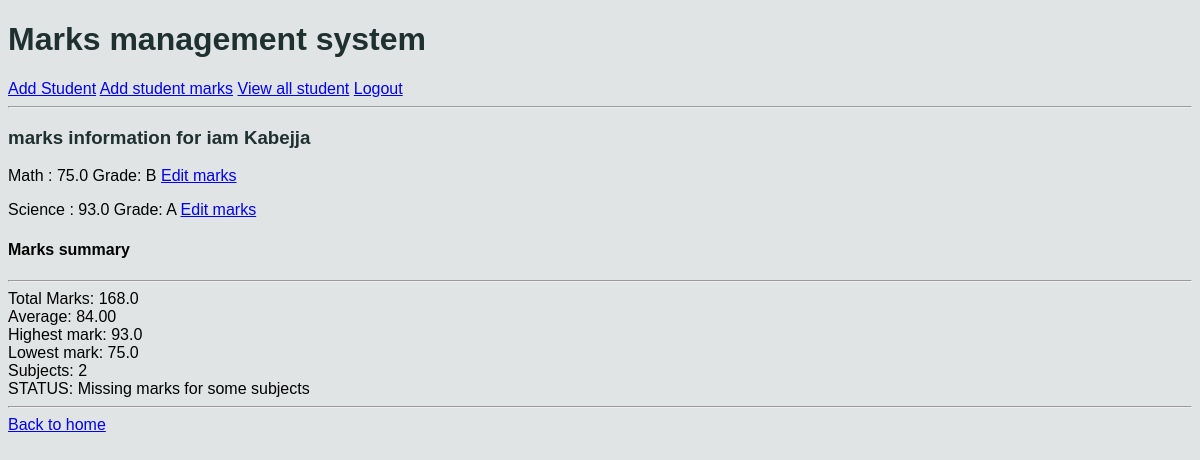
Page /students/student/1/ (signed in) on the committed database.
### students/models.py (models this page shows, shortened)
class Student(db.Model):
    fname = db.CharField(max_length=100)
    lname = db.CharField(max_length=100)
    student_class = db.CharField(max_length=10)
    age = db.IntegerField(max_length=3)
    student_number = db.IntegerField(unique=True)

class Marks(db.Model):
    student = db.ForeignKey(Student, on_delete= db.CASCADE, related_name= "marks")
    subject = db.ForeignKey(Subject, on_delete=db.CASCADE,related_name= "marks")
    score = db.FloatField(max_length= 10,
                          validators=[
                              MinValueValidator(0),
                              MaxValueValidator(100)
                          ])
    class Meta:
        constraints = [
            db.UniqueConstraint(
                fields=["student", "subject"],
                name="unique_st_sub_mark"
            )
        ]

class Subject(db.Model):
    name = db.CharField(max_length=20)

### students/views.py (the view)
# urls.py: path("student/<int:id>/", views.student_info, name="student_details"),
@login_required
@permission_required('students.view_student', raise_exception=True)
def student_info(request,id):
    student = get_object_or_404(Student, id=id)
    marks = student.marks.all()
    results = marks.aggregate(
        average= Avg("score"),
        total= Sum("score"),
        highest= Max("score") ,
        smallest= Min("score"),
        subjects= Count("id")
    )
    context = {
        "student": student,
        "results" : results
    }
    return render(request, "students/student_details.html",context)

### students/templates/students/student_details.html (shortened to what this page needs)
    {% extends "students/base.html" %}
    {% block content %}
    <h3>marks information for {{ student.fname }} {{ student.lname }}</h3>
    {% for mark in student.marks.all %}
        <p>{{ mark.subject.name }} : {{ mark.score }}
            Grade: {% if mark.score >= 80 %} A
            {% elif mark.score >= 75 %} B
            {% elif mark.score >= 65 %} C
            {% elif mark.score >= 60 %} D
            {% elif mark.score >= 50 %} E
            {% elif mark.score < 50 %} B
            {% endif %}
            <a href="{% url 'edit_marks' mark.id %}">Edit marks</a>
        </p>
        {% empty %}
        <p>No marks found for {{ student.fname }}</p>
    {% endfor %}
    {% if student.marks %}
    <div>
        <h4>Marks summary</h4>
        <hr>
        Total Marks: {{results.total}} <br>
        Average: {{results.average|floatformat:2}} <br>
        Highest mark: {{results.highest}} <br>
        Lowest mark: {{results.smallest}} <br>
        Subjects: {{results.subjects}} <br>
        STATUS: {% if results.subjects == 4 and results.total >= 200  %} PASS
        {% elif results.subjects < 4  %} Missing marks for some subjects
        {% else %} FAIL
        {% endif %}
    </div>
    <hr>
    {% endif %}
    <a href="{% url 'home' %}">Back to home</a>
{% endblock %}

### students/static/students/css/style.css (style rules this page uses)
body { font-family: Arial, Helvetica, sans-serif; margin: 30; background-color: #e1e4e4; }
h1,h2,h3 { color: #1f3030; }

### rows in the picture
Student: fname "iam", lname "Kabejja"
Marks: subject.name "Math", score "75.0", shows "B"
Marks: subject.name "Science", score "93.0", shows "A"

### other values in the picture
{{ results.total }} "168.0"
{{ results.average|floatformat:2 }} "84.00"
{{ results.highest }} "93.0"
{{ results.smallest }} "75.0"
{{ results.subjects }} "2"
